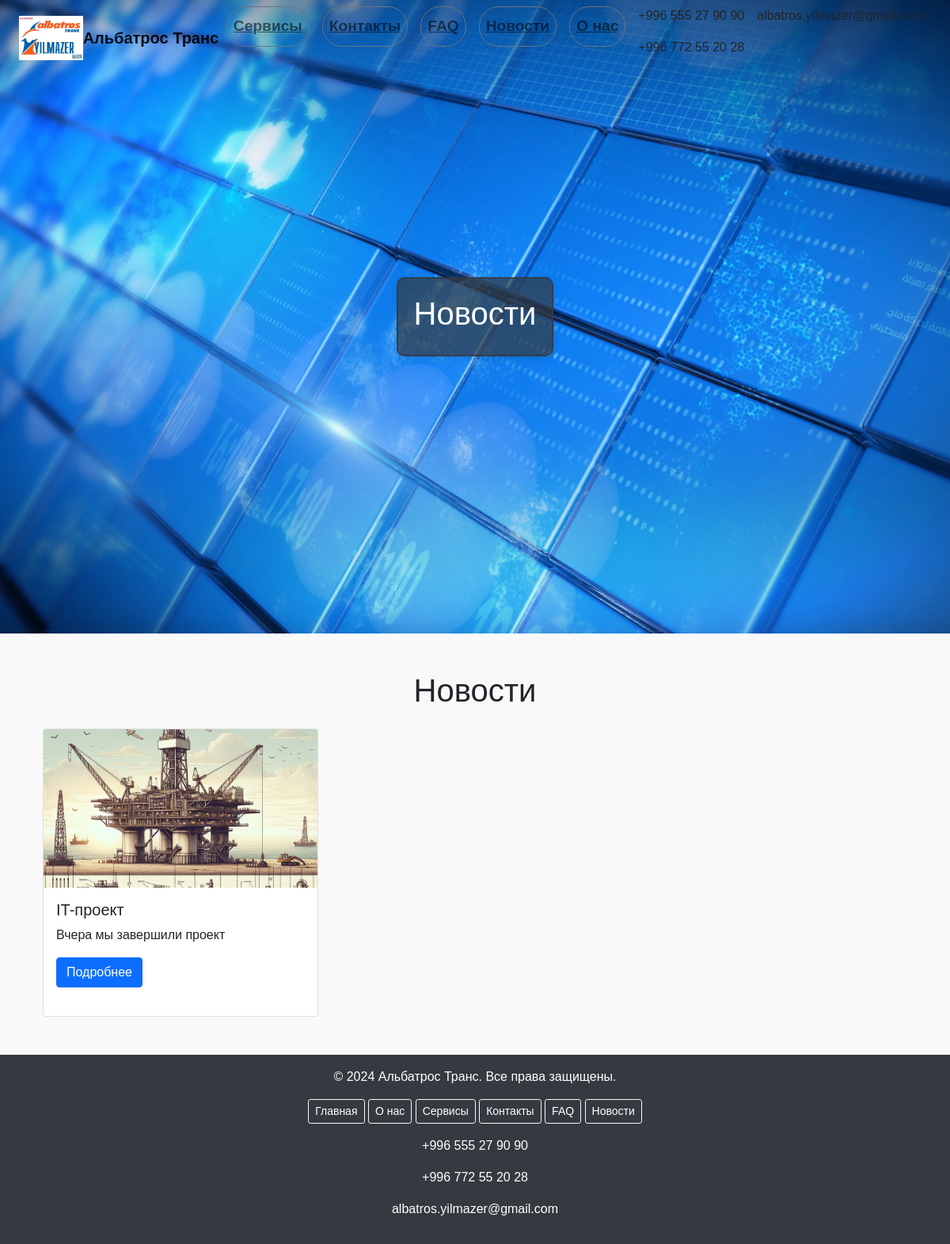
Before: /news/ with the older database file.
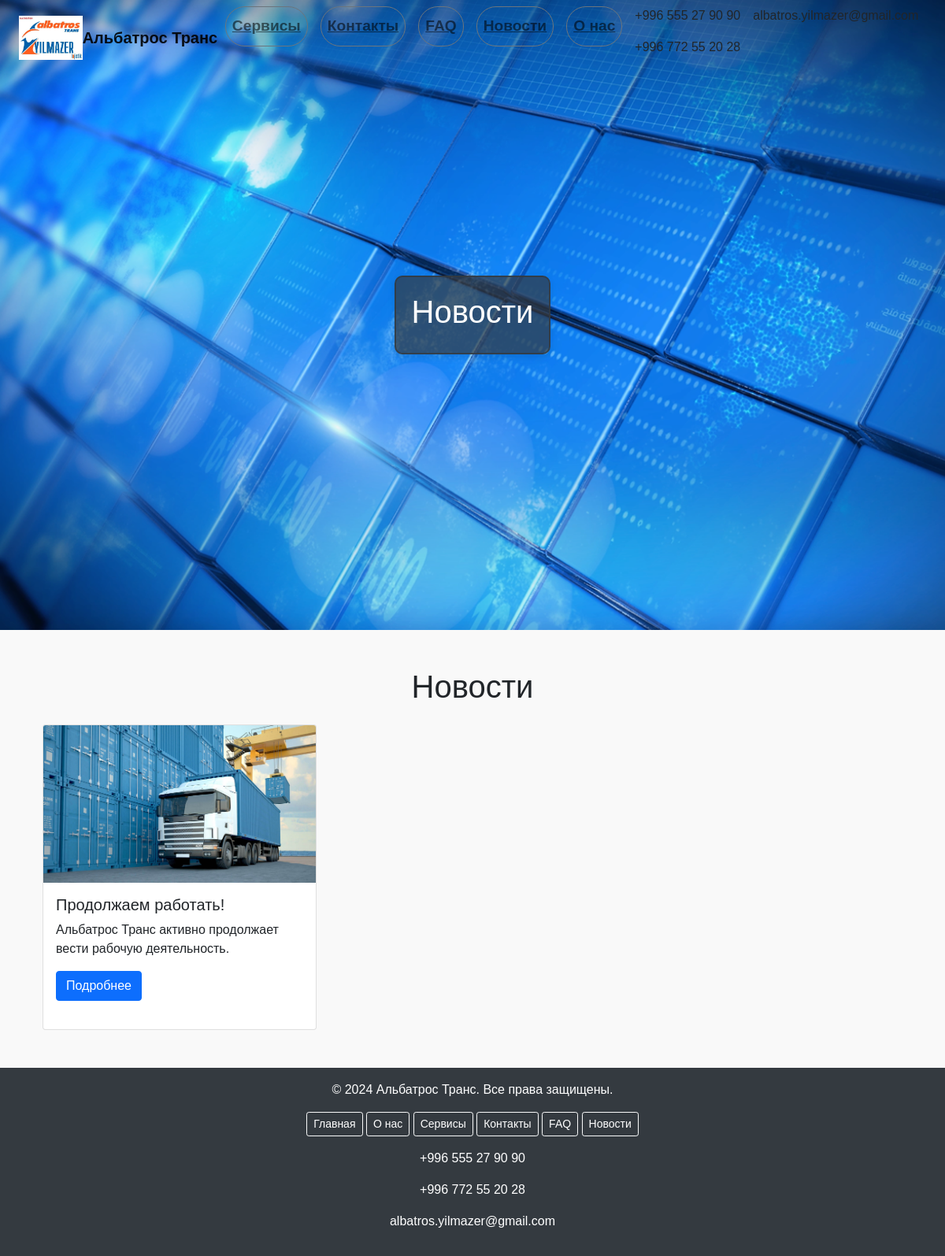
After: the same page with the newer database file.
### main/models.py (models this page shows, shortened)
class News(models.Model):
    title = models.CharField(max_length=200)
    content = models.TextField()
    published_date = models.DateTimeField(auto_now_add=True)
    image = models.ImageField(upload_to='news/')

### main/views.py (the view)
# urls.py: path('news/', views.news, name='news'),
def news(request):
    news_list = News.objects.all()
    return render(request, 'news.html', {'news_list': news_list})

### templates/news.html (shortened to what this page needs)
{% load static %}
<!DOCTYPE html>
<html lang="ru">
<head>
    <link href="https://cdn.jsdelivr.net/npm/bootstrap@5.3.3/dist/css/bootstrap.min.css" rel="stylesheet"
>
    <link href="https://stackpath.bootstrapcdn.com/bootstrap/5.1.3/css/bootstrap.min.css" rel="stylesheet">
</head>
<body>
<nav class="navbar navbar-expand-lg navbar-light fixed-top">
    <div class="container-fluid">
        <img src="{% static 'images/лого.png' %}" style="width: 7%">
        <a class="navbar-brand mx-auto" href="{% url 'index' %}"><strong>Альбатрос Транс</strong></a>
        <div class="collapse navbar-collapse justify-content-center" id="navbarNav">
            <ul class="navbar-nav">
                <li class="nav-item mx-2">
                    <a class="nav-link btn btn-outline-secondary btn-lg fw-bold"
                       href="{% url 'services' %}">Сервисы</a>
                </li>
                <li class="nav-item mx-2">
                    <a class="nav-link btn btn-outline-secondary btn-lg fw-bold"
                       href="{% url 'contact' %}">Контакты</a>
                </li>
                <li class="nav-item mx-2">
                    <a class="nav-link btn btn-outline-secondary btn-lg fw-bold"
                       href="{% url 'faq' %}">FAQ</a>
                </li>
                <li class="nav-item mx-2">
                    <a class="nav-link btn btn-outline-secondary btn-lg fw-bold"
                       href="{% url 'news' %}">Новости</a>
                </li>
                <li class="nav-item mx-2">
                    <a class="nav-link btn btn-outline-secondary btn-lg fw-bold"
                       href="{% url 'about' %}">О нас</a>
                </li>
                <li class="nav-item mx-2">
                    <p>+996 555 27 90 90</p>
                    <p>+996 772 55 20 28</p>
                </li>
                <li class="nav-item mx-2">
                    <p>albatros.yilmazer@gmail.com</p>
                </li>
            </ul>
        </div>
    </div>
</nav>
<div class="header">
    <div class="header-content">
        <h1>Новости</h1>
    </div>
</div>
<div class="container mt-5">
    <h1 class="text-center mb-4">Новости</h1>
    <div class="row row-cols-1 row-cols-md-3 g-4">
        {% for news in news_list %}
        <div class="col">
            <div class="card h-100">
                <img src="{{ news.image.url }}" class="card-img-top" alt="{{ news.title }}">
                <div class="card-body">
                    <h5 class="card-title">{{ news.title }}</h5>
                    <p class="card-text">{{ news.content|truncatewords:30 }}</p>
                    <a href="{% url 'news_detail' news.id %}" class="btn btn-primary">Подробнее</a>
                </div>
            </div>
        </div>
        {% endfor %}
    </div>
</div>
<footer class="footer mt-5 py-3">
    <div class="container text-center">
        <span>© 2024 Альбатрос Транс. Все права защищены.</span>
        <div class="footer-links mt-3">
            <a href="{% url 'index' %}" class="btn btn-outline-light btn-sm">Главная</a>
            <a href="{% url 'about' %}" class="btn btn-outline-light btn-sm">О нас</a>
            <a href="{% url 'services' %}" class="btn btn-outline-light btn-sm">Сервисы</a>
            <a href="{% url 'contact' %}" class="btn btn-outline-light btn-sm">Контакты</a>
            <a href="{% url 'faq' %}" class="btn btn-outline-light btn-sm">FAQ</a>
            <a href="{% url 'news' %}" class="btn btn-outline-light btn-sm">Новости</a>
        </div>
        <div class="footer-icons mt-3">
            <p>+996 555 27 90 90</p>
            <p>+996 772 55 20 28</p>
            <p>albatros.yilmazer@gmail.com</p>
        </div>
    </div>
</footer>
</body>
</html>

### templates/news.html (style rules this page uses)
.navbar { background-color: transparent; transition: background-color 0.5s ease; }
.navbar-nav .nav-link { font-size: 1.2rem; padding: 10px 20px; border-radius: 25px; font-weight: bold; text-decoration: underline; }
.navbar-nav .nav-item { margin: 0 10px; }
.header { background: url('/static/images/фон4.png') no-repeat center top; background-size: cover; height: 100vh; color: white; text-align: center; display: flex; align-items: center; justify-content: center; position: relative; }
.header-content { position: relative; z-index: 1001; }
.header { background-color: #f8f9fa; padding: 20px; }
.header-content { border: 2px solid rgba(52, 58, 64, 0.8); background-color: rgba(52, 58, 64, 0.7); color: #ffffff; padding: 20px; border-radius: 10px; box-shadow: 0 4px 8px rgba(0, 0, 0, 0.1); }
.card { transition: transform 0.3s; margin-bottom: 20px; }
.card-img-top { height: 200px; object-fit: cover; }
.footer { background-color: #343a40; color: white; width: 100%; margin-top: 20px; }
.footer a { color: white; text-decoration: none; }
.footer-icons { margin-top: 10px; }
body { font-family: 'PT Sans', sans-serif; margin: 0; padding: 0; background-color: #f9f9f9; }

Changed rows visible on the page:
removed News: image (picture), title "IT-проект", content "Вчера мы завершили проект"
added News: image (picture), title "Продолжаем работать!", content "Альбатрос Транс активно продолжает вести рабочую деятельность."
